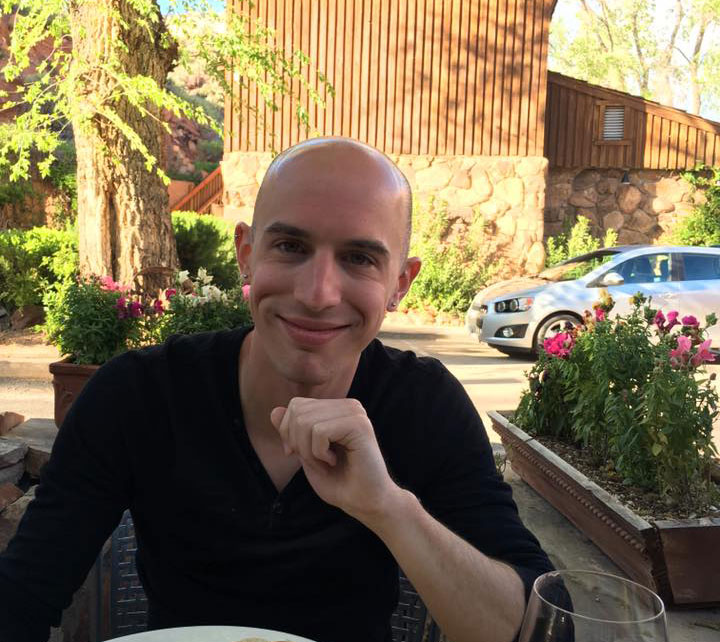
#> input picture Pyimagesearch/Object-Detect/detect-face-parts/images/example_01.jpg, 720 x 642 px, found by its file name
$ python colorful_regions.py --image images/example_01.jpg
#> lines starting #> are read from the running program, lines starting #| are printed output that depends on the picture; after the words box and inside, x2 and y2 are one past the last pixel; in counts of white or black regions, pixels touching at a corner belong together
# USAGE
# python colorful_regions.py --image images/example_01.jpg

# import the necessary packages
from skimage.exposure import rescale_intensity
from skimage.segmentation import slic
from skimage.util import img_as_float
from skimage import io
import numpy as np
import argparse
import cv2

def segment_colorfulness(image, mask):
	# split the image into its respective RGB components, then mask
	# each of the individual RGB channels so we can compute
	# statistics only for the masked region
	(B, G, R) = cv2.split(image.astype("float"))
	R = np.ma.masked_array(R, mask=mask)
	G = np.ma.masked_array(B, mask=mask)
	B = np.ma.masked_array(B, mask=mask)

	# compute rg = R - G
	rg = np.absolute(R - G)

	# compute yb = 0.5 * (R + G) - B
	yb = np.absolute(0.5 * (R + G) - B)

	# compute the mean and standard deviation of both `rg` and `yb`,
	# then combine them
	stdRoot = np.sqrt((rg.std() ** 2) + (yb.std() ** 2))
	meanRoot = np.sqrt((rg.mean() ** 2) + (yb.mean() ** 2))

	# derive the "colorfulness" metric and return it
	return stdRoot + (0.3 * meanRoot)

# construct the argument parse and parse the arguments
ap = argparse.ArgumentParser()
ap.add_argument("-i", "--image", required=True,
	help="path to input image")
ap.add_argument("-s", "--segments", type=int, default=100,
	help="# of superpixels")
args = vars(ap.parse_args())

# load the image in OpenCV format so we can draw on it later, then
# allocate memory for the superpixel colorfulness visualization
orig = cv2.imread(args["image"])
#> orig is the input picture: shape (642, 720, 3); mean B, G, R 80.1, 107.8, 122.6
vis = np.zeros(orig.shape[:2], dtype="float")

# load the image and apply SLIC superpixel segmentation to it via
# scikit-image
image = io.imread(args["image"])
segments = slic(img_as_float(image), n_segments=args["segments"],
	slic_zero=True)
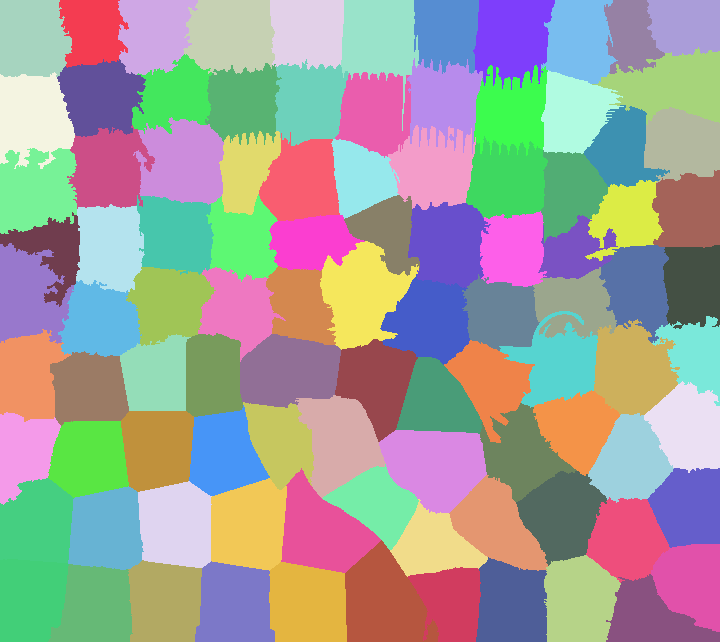
#> segments: shape (642, 720) int64; 98 distinct labels, from 1 to 98; one colour per label, 0 black

# loop over each of the unique superpixels
for v in np.unique(segments):
	# construct a mask for the segment so we can compute image
	# statistics for *only* the masked region
	mask = np.ones(image.shape[:2])
	mask[segments == v] = 0

	# compute the superpixel colorfulness, then update the
	# visualization array
	C = segment_colorfulness(orig, mask)
	vis[segments == v] = C
#> this loop made 98 passes
#> (stdRoot in segment_colorfulness, meanRoot in segment_colorfulness, C) on passes 1 to 12: (31.02, 108.3, 63.5), (23.35, 112.1, 57), (28.78, 81.23, 53.15), (35.42, 105.9, 67.18), (21.14, 120.2, 57.19), (16.62, 121, 52.92), (16.05, 130, 55.04), (22.48, 118, 57.9), (35.2, 62.01, 53.8), (21.44, 64.82, 40.89), (29.41, 28.87, 38.07), (32.74, 52.37, 48.45)
#> pass 1, in segment_colorfulness, `(B, G, R) = cv2.split(image.astype("float"))`:
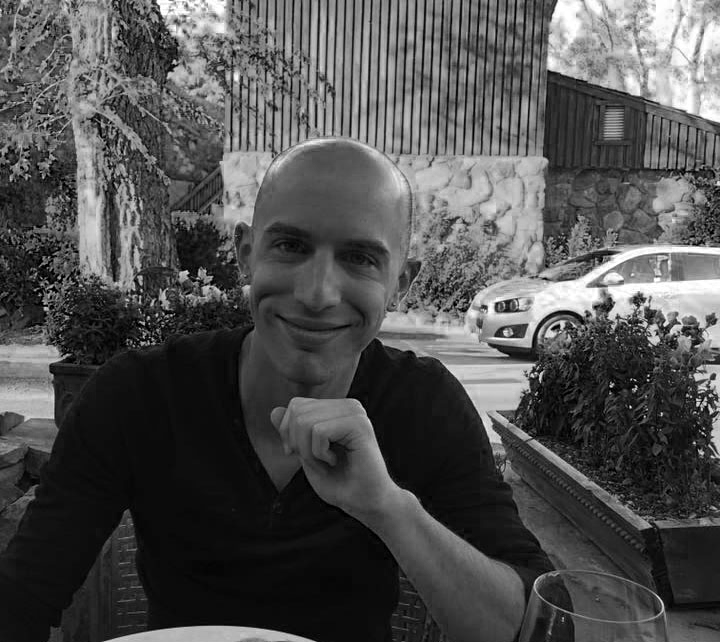
#> B: shape (642, 720) float64; min 0, max 255, mean 80.1
#> pass 1, in segment_colorfulness, `(B, G, R) = cv2.split(image.astype("float"))`:
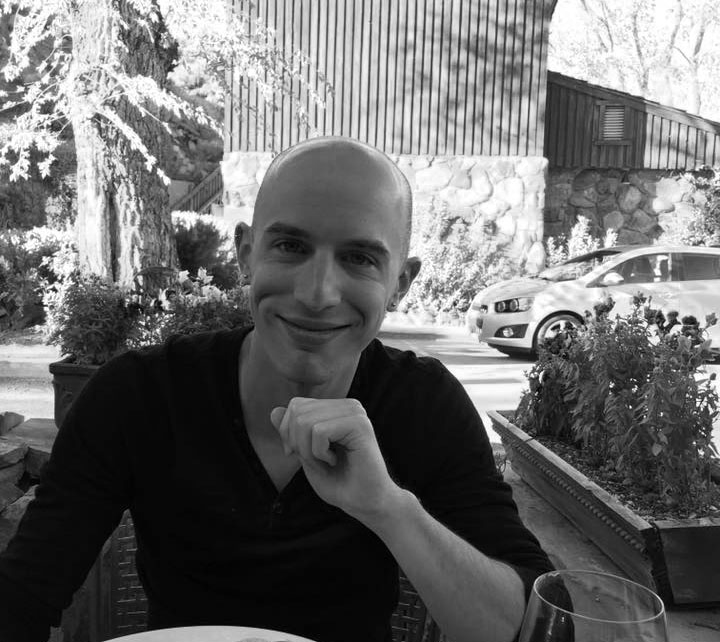
#> G: shape (642, 720) float64; min 0, max 255, mean 107.8
#> pass 1, in segment_colorfulness, `(B, G, R) = cv2.split(image.astype("float"))`:
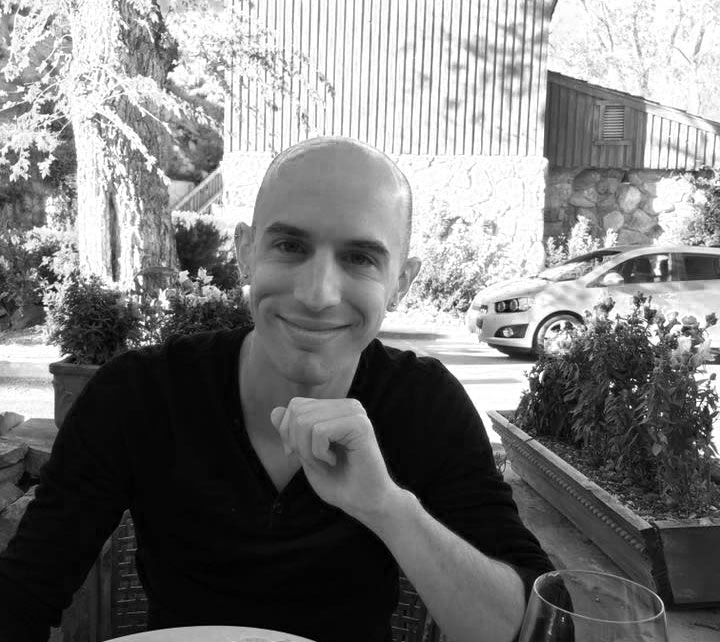
#> R: shape (642, 720) float64; min 0, max 255, mean 122.6
#> after the loop:
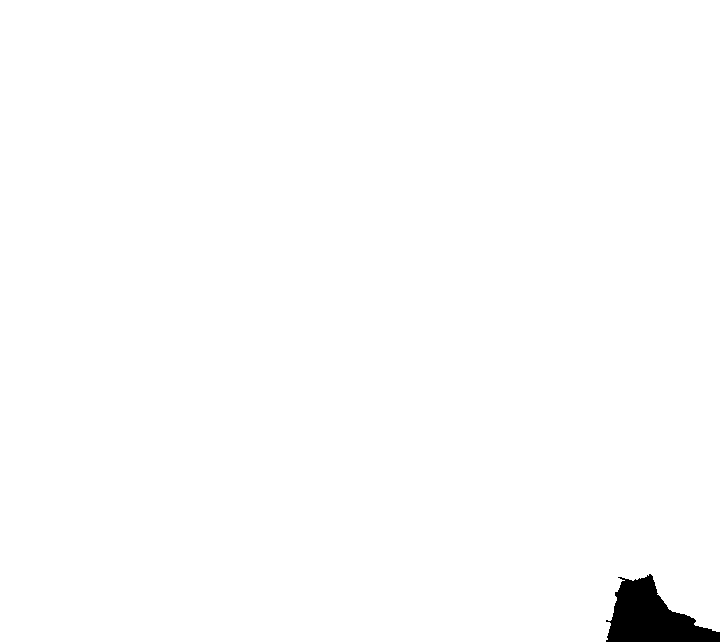
#> mask: shape (642, 720) float64; values 0 (black) and 1 (white), 99.1% white; 1 black region, box (x1, y1, x2, y2) and area: (606, 574, 720, 642) 4286
#> after the loop:
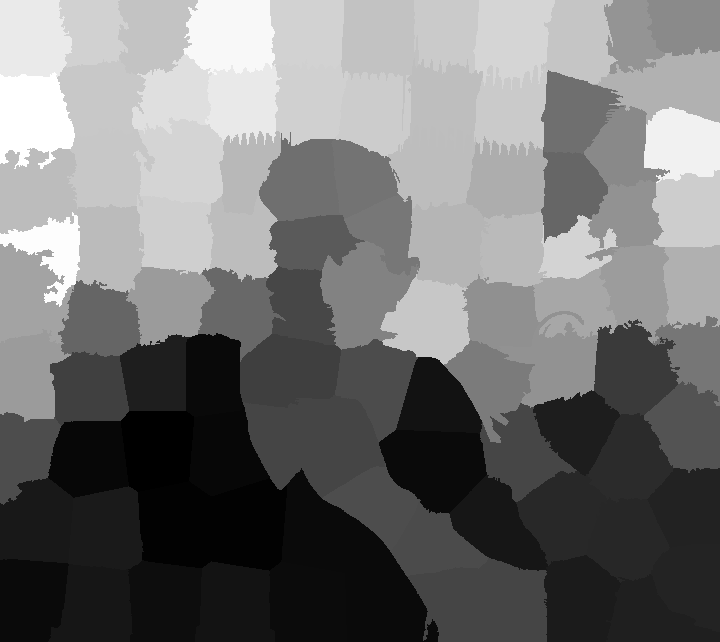
#> vis: shape (642, 720) float64; min 1.68, max 68.9, mean 32.2; drawn with min black and max white

# scale the visualization image from an unrestricted floating point
# to unsigned 8-bit integer array so we can use it with OpenCV and
# display it to our screen
vis = rescale_intensity(vis, out_range=(0, 255)).astype("uint8")

# overlay the superpixel colorfulness visualization on the original
# image
alpha = 0.6
overlay = np.dstack([vis] * 3)
output = orig.copy()
cv2.addWeighted(overlay, alpha, output, 1 - alpha, 0, output)
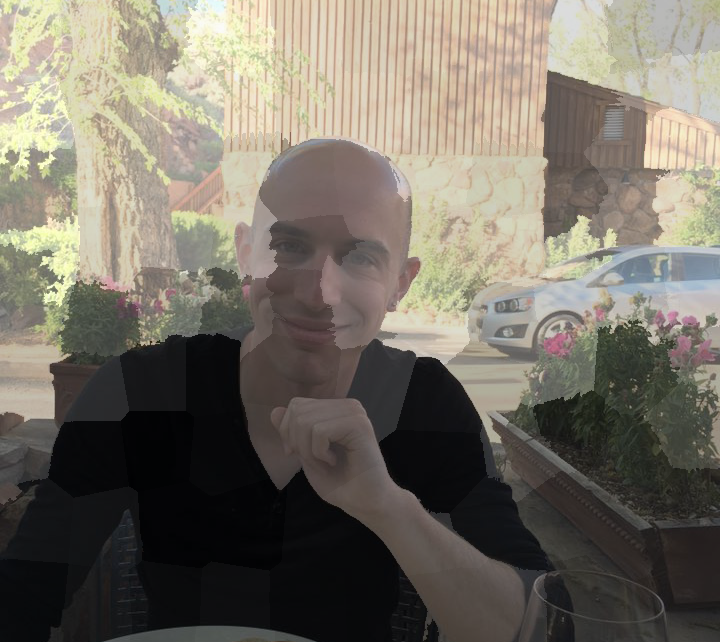
#> output: shape (642, 720, 3); mean B, G, R 101.2, 112.2, 118.1

# show the output images
cv2.imshow("Input", orig)
cv2.imshow("Visualization", vis)
cv2.imshow("Output", output)
cv2.waitKey(0)
